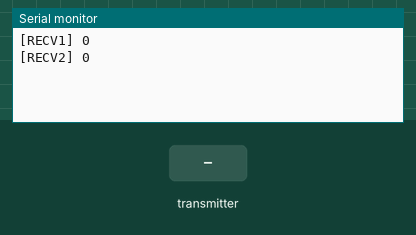
Recording of a sketch running on a simulated Arduino Mega 2560, built with avr-gcc and run on an emulated ATmega2560. Shown: the last lines printed to the serial monitor. The test bench sets the inputs (shaded band). No radio packets arrive unless stated.

Above: at 2.0 s.
2.1 s: the transmitter starts sending rec = 256
At 2.7 s:
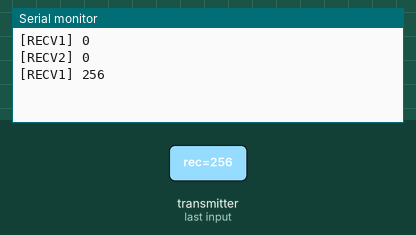
3.6 s: the transmitter starts sending rec = 512
At 5.4 s:
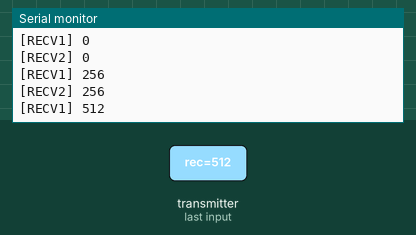
Timing chart, 0 to 6.9 s (numbered marks = the images above; inputs shaded):
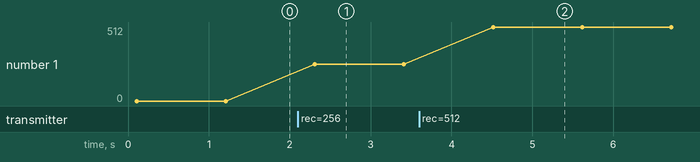

Measured:
- after the input at 2.1 s, the serial monitor: prints a new line after 0.21 s (image 1)
- after the input at 3.6 s, the serial monitor: prints a new line after 0.91 s (image 2)
- plotted number 1: 0 → 256 after the input at 2.1 s, 256 → 512 after the input at 3.6 s

The sketch:

master_String.ino
```cpp
#include <SPI.h>
#include <RF24.h>

const uint64_t slave1 = 0xE8E8F0F0E1DD; // địa chỉ phát
const uint64_t slave2 = 0xE8E8F0F0E1LL; // địa chỉ phát
RF24 radio(9, 10); //thay 10 thành 53 với mega
unsigned int rec;
long now = 0;
byte i, j;
byte set_hum = 12;
byte pre_hum = 1;

char strSetHum1 [] = "Hello Slave";
char strSetHum2 [] = "Hello world";

//String strSetHum  = "Hello Slave";

unsigned int recieve(uint64_t slaveAddr)
{ radio.openReadingPipe(1, slaveAddr);
  radio.startListening();
  if (radio.available())
  {
    radio.read(&rec, sizeof(rec));
    //Serial.println(rec);
  }
  return rec;
}

void sent(const uint64_t pipe, char *strSend, size_t ptrLen)
{
  if (millis() - now > 100) {
    radio.stopListening();
    now = millis();
    radio.openWritingPipe(pipe);
    radio.write(strSend, (ptrLen));
  }
//  radio.openReadingPipe(1, pipe);
//  radio.startListening();
//  return 0 ;
}

void setup() {
  Serial.begin(9600);
  radio.begin();
  radio.setAutoAck(1);
  radio.setRetries(1, 1);
  radio.setDataRate(RF24_1MBPS); // data speed
  radio.setPALevel(RF24_PA_MAX);
  radio.setChannel(10); // set channel

}

void loop() {
  sent(slave1, strSetHum1, sizeof(strSetHum1));
//  Serial.print("[SENT] ");     //Serial.println(strSetHum);
//  Serial.print("[SIZE] ");     Serial.println(sizeof(strSetHum1));
  delay(100);
  //while (!radio.available());
  Serial.print("[RECV1] ");
  Serial.println(recieve(slave1));
  delay(1000);
  Serial.println("");

  sent(slave2, strSetHum2, sizeof(strSetHum2));
  delay(100);
  //while (!radio.available());
  Serial.print("[RECV2] ");
  Serial.println(recieve(slave2));
  delay(1000);
  Serial.println("");

}
```
